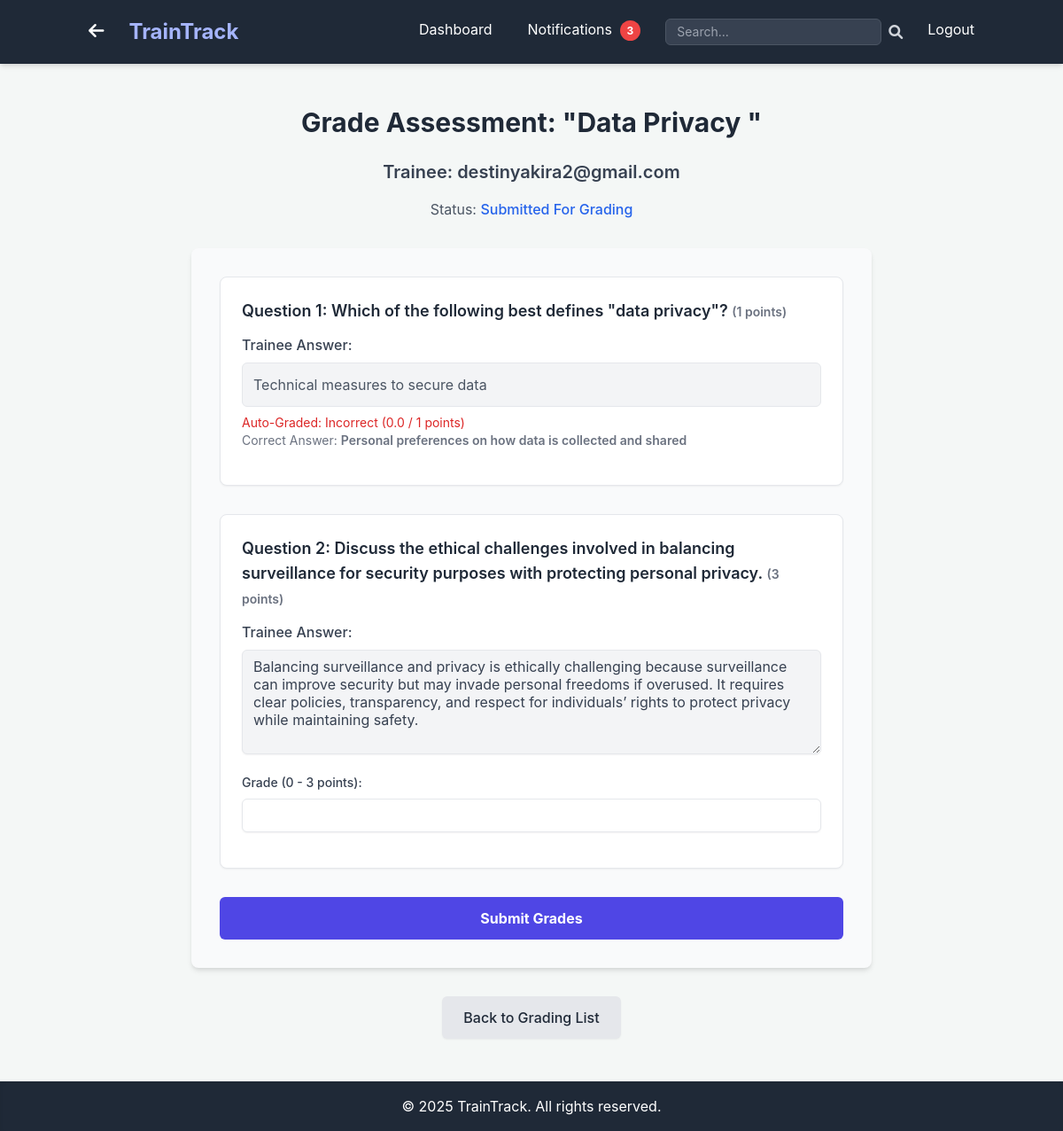
Page /admin/grade_submission/5 (signed in) on the committed database.
### app.py (models this page shows, shortened)
class Assessment(db.Model):
    id = db.Column(db.Integer, primary_key=True)
    name = db.Column(db.String(120), nullable=False)
    description = db.Column(db.Text, nullable=True)
    course_id = db.Column(db.Integer, db.ForeignKey('course.id'), nullable=True) # Optional: if part of a course
    created_at = db.Column(db.DateTime, default=datetime.utcnow)
    created_by_id = db.Column(db.Integer, db.ForeignKey('user.id'), nullable=False) # Admin who created it
    questions = db.relationship('Question', backref='assessment', lazy=True)
    assignments = db.relationship('Assignment', backref='assessment', lazy=True)

class User(UserMixin, db.Model):
    id = db.Column(db.Integer, primary_key=True)
    username = db.Column(db.String(80), unique=True, nullable=False)
    password_hash = db.Column(db.String(128), nullable=False)
    role = db.Column(db.String(20), nullable=False, default='trainee')
    domain = db.Column(db.String(50), nullable=True) # New field for trainee/admin domain
    assignments_as_trainee = db.relationship('Assignment', foreign_keys='Assignment.trainee_id', backref='trainee', lazy=True)
    created_courses = db.relationship('Course', foreign_keys='Course.created_by_id', backref='creator', lazy=True)
    created_assessments = db.relationship('Assessment', foreign_keys='Assessment.created_by_id', backref='assessor_creator', lazy=True)
    created_learning_paths = db.relationship('LearningPath', foreign_keys='LearningPath.created_by_id', backref='path_creator', lazy=True)
    assigned_assignments = db.relationship('Assignment', foreign_keys='Assignment.assigned_by_id', backref='assigner', lazy=True)
    notifications_received = db.relationship('Notification', foreign_keys='Notification.recipient_id', backref='recipient', lazy=True)
    notifications_sent = db.relationship('Notification', foreign_keys='Notification.sender_id', backref='sender', lazy=True)
    graded_submissions = db.relationship('Submission', foreign_keys='Submission.graded_by_id', backref='grader', lazy=True)

class Assignment(db.Model):
    id = db.Column(db.Integer, primary_key=True)
    trainee_id = db.Column(db.Integer, db.ForeignKey('user.id'), nullable=False)
    course_id = db.Column(db.Integer, db.ForeignKey('course.id'), nullable=True) # Either course_id or assessment_id or learning_path_id must be set
    assessment_id = db.Column(db.Integer, db.ForeignKey('assessment.id'), nullable=True) # Either course_id or assessment_id or learning_path_id must be set
    learning_path_id = db.Column(db.Integer, db.ForeignKey('learning_path.id'), nullable=True) # New field for learning path assignment
    assigned_by_id = db.Column(db.Integer, db.ForeignKey('user.id'), nullable=False) # Admin who assigned it
    assigned_at = db.Column(db.DateTime, default=datetime.utcnow)
    due_date = db.Column(db.DateTime, nullable=True)
    status = db.Column(db.String(50), default='assigned') # e.g., 'assigned', 'in_progress', 'completed', 'graded', 'submitted_for_grading'
    completion_date = db.Column(db.DateTime, nullable=True)
    score = db.Column(db.Float, nullable=True) # Overall score for the assignment
    completion_badge_link = db.Column(db.String(255), nullable=True) # New field for course completion badge
    submissions = db.relationship('Submission', backref='assignment', lazy=True)
    module_completions = db.relationship('TraineeModuleCompletion', backref='assignment', lazy=True) # New relationship for module completions

class Submission(db.Model):
    id = db.Column(db.Integer, primary_key=True)
    assignment_id = db.Column(db.Integer, db.ForeignKey('assignment.id'), nullable=False)
    question_id = db.Column(db.Integer, db.ForeignKey('question.id'), nullable=False)
    answer_text = db.Column(db.Text, nullable=True) # For open-ended or text answers
    submitted_at = db.Column(db.DateTime, default=datetime.utcnow)
    is_correct = db.Column(db.Boolean, nullable=True) # For auto-graded questions
    grade = db.Column(db.Float, nullable=True) # For manually graded open-ended questions
    graded_by_id = db.Column(db.Integer, db.ForeignKey('user.id'), nullable=True) # Admin who graded it
    graded_at = db.Column(db.DateTime, nullable=True)

class Question(db.Model):
    id = db.Column(db.Integer, primary_key=True)
    assessment_id = db.Column(db.Integer, db.ForeignKey('assessment.id'), nullable=False)
    text = db.Column(db.Text, nullable=False)
    type = db.Column(db.String(50), nullable=False) # e.g., 'multiple_choice', 'open_ended', 'true_false'
    options = db.Column(db.Text, nullable=True) # JSON string for multiple choice options
    correct_answer = db.Column(db.Text, nullable=True) # For MC, TF. For open_ended, might be empty or a hint.
    points = db.Column(db.Integer, nullable=False, default=1)
    submissions = db.relationship('Submission', backref='question', lazy=True)

### app.py (the view, shortened to what this page needs)
@app.route('/admin/grade_submission/<int:assignment_id>', methods=['GET', 'POST'])
@login_required
@admin_required
def grade_submission(assignment_id):
    current_year = datetime.now().year
    assignment = db.session.get(Assignment, assignment_id) # Fix: Use db.session.get()
    if assignment is None:
        abort(404)
    if not assignment.assessment_id or assignment.status not in ['submitted_for_grading', 'graded']:
        flash('This assignment is not awaiting grading or has already been graded.', 'info')
        return redirect(url_for('grade_assessments'))
    assessment = db.session.get(Assessment, assignment.assessment_id) # Fix: Use db.session.get()
    if assessment is None:
        abort(404)
    submissions = db.session.query(Submission, Question)\
                        .join(Question, Submission.question_id == Question.id)\
                        .filter(Submission.assignment_id == assignment.id)\
                        .all()
    return render_template('admin/grade_submission.html', title='Grade Submission', assignment=assignment, submissions=submissions, current_year=current_year)

### app.py (called while the page is built)
def role_required(role):
    def decorator(f):
        @wraps(f)
        def decorated_function(*args, **kwargs):
            if not current_user.is_authenticated or current_user.role != role:
                flash('You do not have permission to access this page.', 'danger')
                return redirect(url_for('dashboard')) # Redirect to dashboard or login
            return f(*args, **kwargs)
        return decorated_function
    return decorator

@login_manager.user_loader
def load_user(user_id):
    return db.session.get(User, int(user_id))

@app.context_processor
def inject_unread_notifications_count():
    if current_user.is_authenticated:
        unread_count = Notification.query.filter_by(recipient_id=current_user.id, is_read=False).count()
        return dict(unread_notifications_count=unread_count)
    return dict(unread_notifications_count=0)

### templates/admin/grade_submission.html (shortened to what this page needs)
{% extends "base.html" %}
{% block content %}
    <h1 class="text-3xl font-bold text-gray-800 mb-6 text-center">Grade Assessment: "{{ assignment.assessment.name }}"</h1>
    <h2 class="text-xl font-semibold text-gray-700 mb-4 text-center">Trainee: {{ assignment.trainee.username }}</h2>
    <p class="text-md text-gray-600 mb-8 text-center">Status: <span class="font-medium text-blue-600">{{ assignment.status.replace('_', ' ').title() }}</span></p>
    <form method="POST" action="{{ url_for('grade_submission', assignment_id=assignment.id) }}" class="max-w-3xl mx-auto bg-gray-50 p-8 rounded-lg shadow-md">
        {% for submission, question in submissions %}
            <div class="mb-8 p-6 border border-gray-200 rounded-lg bg-white shadow-sm">
                <p class="text-lg font-semibold text-gray-800 mb-3">Question {{ loop.index }}: {{ question.text }} <span class="text-sm text-gray-500">({{ question.points }} points)</span></p>
                <div class="mb-4">
                    <h3 class="text-md font-medium text-gray-700 mb-2">Trainee Answer:</h3>
                    {% if question.type in ['multiple_choice', 'true_false'] %}
                        <p class="text-gray-600 p-3 bg-gray-100 rounded-md border border-gray-200">{{ submission.answer_text if submission.answer_text else 'No answer provided.' }}</p>
                        <p class="mt-2 text-sm {% if submission.is_correct %}text-green-600{% else %}text-red-600{% endif %}">
                            Auto-Graded: {% if submission.is_correct %}Correct{% else %}Incorrect{% endif %} ({{ submission.grade | round(2) }} / {{ question.points }} points)
                        </p>
                        <p class="text-sm text-gray-500">Correct Answer: <span class="font-semibold">{{ question.correct_answer }}</span></p>
                    {% elif question.type == 'open_ended' %}
                        <textarea readonly rows="5" class="shadow-sm appearance-none border rounded-md w-full py-2 px-3 text-gray-700 leading-tight bg-gray-100 cursor-not-allowed"
                                  aria-label="Trainee's open-ended answer">{{ submission.answer_text if submission.answer_text else 'No answer provided.' }}</textarea>
                        <div class="mt-4">
                            <label for="grade_{{ submission.id }}" class="block text-gray-700 text-sm font-medium mb-2">Grade (0 - {{ question.points }} points):</label>
                            <input type="number" id="grade_{{ submission.id }}" name="grade_{{ submission.id }}"
                                   min="0" max="{{ question.points }}" step="0.1"
                                   value="{{ submission.grade if submission.grade is not none else '' }}"
                                   class="shadow-sm appearance-none border rounded-md w-full py-2 px-3 text-gray-700 leading-tight focus:outline-none focus:ring-2 focus:ring-indigo-500 focus:border-transparent transition duration-200"
                                   aria-label="Grade input for question {{ loop.index }}">
                        </div>
                    {% endif %}
                </div>
            </div>
        {% endfor %}
        {% if assignment.status != 'graded' %}
            <div class="flex items-center justify-between mt-8">
                <button type="submit"
                        class="bg-indigo-600 hover:bg-indigo-700 text-white font-bold py-3 px-6 rounded-md focus:outline-none focus:shadow-outline transition duration-300 w-full">
                    Submit Grades
                </button>
            </div>
        {% endif %}
    </form>
    <div class="mt-8 text-center">
        <a href="{{ url_for('grade_assessments') }}" class="inline-block bg-gray-200 text-gray-800 px-6 py-3 rounded-md font-medium hover:bg-gray-300 transition duration-300 shadow-sm">
            Back to Grading List
        </a>
    </div>
{% endblock %}

### templates/base.html (style rules this page uses)
body { font-family: "Inter", sans-serif; background-color: #f4f7f6; }

### rows in the picture
Assessment: assessment.name "Data Privacy"
User: trainee.username "destinyakira2@gmail.com"
Assignment: status.replace "Submitted For Grading"
Submission: text "Which of the following best defines \"data privacy\"?", points "1", answer_text "Technical measures to secure data", is_correct "Incorrect", grade "0.0", correct_answer "Personal preferences on how data is collected and shared"
Submission: text "Discuss the ethical challenges involved in balancing surveillance for security purposes with protecting personal privacy.", points "3", answer_text "Balancing surveillance and privacy is ethically challenging because surveillance can improve security but may invade personal freedoms if overused. It requires clear policies, transparency, and respect for individuals’ rights to protect privacy while maintaining safety."

### other values in the picture
{{ unread_notifications_count }} "3"
